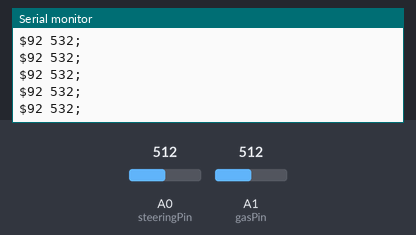
This sketch was run on a simulated Arduino Uno, built with avr-gcc and run on an emulated ATmega328P. On the bench: the last lines printed to the serial monitor. Inputs (shaded band) come from the test bench; at power-on: A1 (gasPin) = 512, A0 (steeringPin) = 512.

Above: at 1.2 s.
1.3 s: A1 (gasPin) set to 539
At 2.1 s:
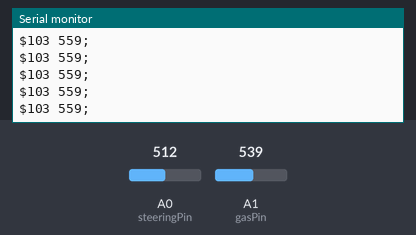
4.3 s: A1 (gasPin) set to 568
At 4.8 s:
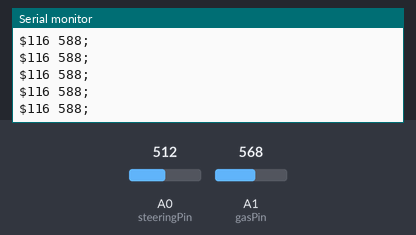
Timing chart, 0 to 7.3 s (numbered marks = the images above; inputs shaded):
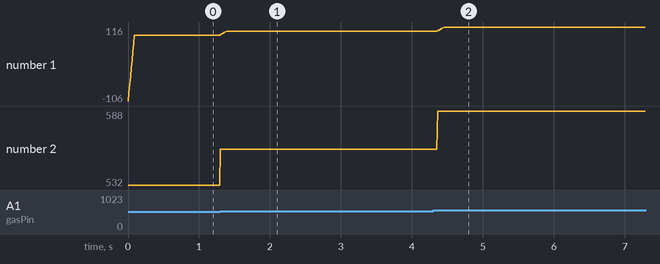

The sketch:

ReadingToSerialgraph.ino
```cpp
const int numReadings = 9;

int gasReadings[numReadings];
int steeringReadings[numReadings];

int readIndex = 0;

int gasTotal = 0;
int steeringTotal = 0;

int gasAverage = 0;
int steeringAverage = 0;

int gasPin = A1;
int steeringPin = A0;

void setup()
{
  Serial.begin(9600);
  for (int thisReading = 0; thisReading < numReadings; thisReading++)
  {
    gasReadings[thisReading] = 0;
    steeringReadings[thisReading] = 0;
  }
}

void loop()
{
  gasTotal = gasTotal - gasReadings[readIndex];
  steeringTotal = steeringTotal - steeringReadings[readIndex];

  int gasRading = analogRead(gasPin);
  int steeringReading = analogRead(steeringPin);

  gasReadings[readIndex] = gasRading;
  steeringReadings[readIndex] = steeringReading;

  gasTotal = gasTotal + gasReadings[readIndex];
  steeringTotal = steeringTotal + steeringReadings[readIndex];

  readIndex = readIndex + 1;

  if (readIndex >= numReadings)
  {
    readIndex = 0;
  }

  gasAverage = gasTotal / numReadings;
  steeringAverage = steeringTotal / numReadings;

  //Test
  gasAverage = map(gasAverage, 300, 530, 0, 100);

  Serial.println('$' + String(gasAverage) + ' ' + String(gasRading + 20) + ';');
  //Serial.println('$' + String(steeringAverage) + ' ' + String(steeringReading) + ';');

  delay(10);
}
```

Measured:
- after the input at 1.3 s, the serial monitor: prints a new line at once (image 1)
- after the input at 4.3 s, the serial monitor: prints a new line after 0.06 s (image 2)
- plotted number 1: 92 → 103 after the input at 1.3 s, 103 → 116 after the input at 4.3 s
- plotted number 2: 532 → 559 after the input at 1.3 s, 559 → 588 after the input at 4.3 s
